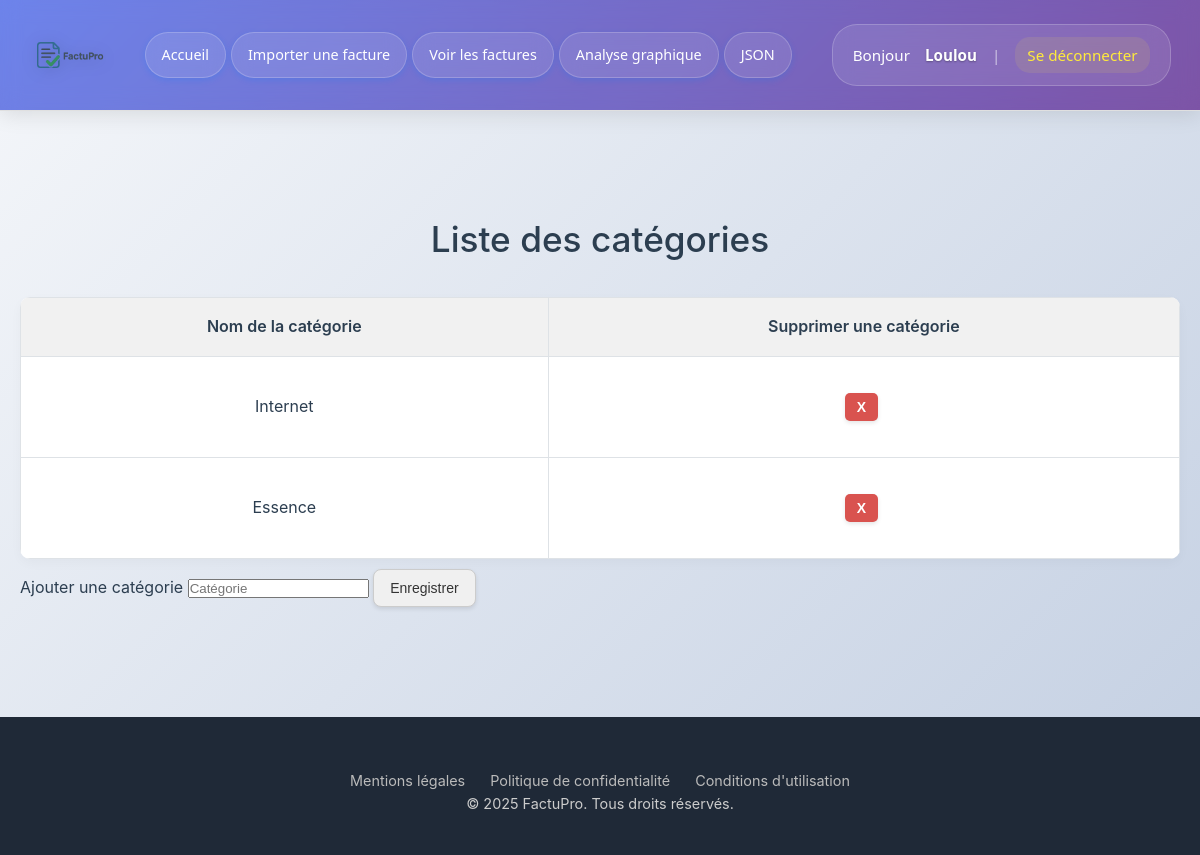
/categorisation (signed in), run on the app's committed database.
### tables this page shows
CREATE TABLE categorisation (id INTEGER PRIMARY KEY AUTOINCREMENT, nom_categories TEXT NOT NULL, utilisateur_id INTEGER);

### app.py (the view)
@app.route('/categorisation')
def afficher_categorisation():
    conn = sqlite3.connect('factures.db')
    conn.row_factory = sqlite3.Row
    c = conn.cursor()
    c.execute('SELECT * FROM categorisation WHERE utilisateur_id = ?', (session['utilisateur_id'],))
    categorisation = c.fetchall()
    conn.close()
    return render_template('categorisation.html', categorisation=categorisation)

### app.py (called while the page is built)
@app.before_request
def verifier_connexion():
    if request.endpoint in ['upload', 'afficher_factures', 'analyse'] and 'utilisateur_id' not in session:
        return redirect(url_for('login'))

@app.context_processor
def injecter_pseudo():
    return {"pseudo": session.get("pseudo")}

### templates/categorisation.html (shortened to what this page needs)
<!DOCTYPE html>
<html lang="fr">
  <head>
    <link rel="stylesheet" href="{{ url_for('static', filename='style.css') }}">
  </head>
  <body>
    {% include 'header.html' %}
    <div class="container">
      <h1>Liste des catégories</h1>
      <table id="table-categories">
        <thead>
            <tr>
                <th>Nom de la catégorie</th>
                <th>Supprimer une catégorie</th>
            </tr>
        </thead>
        <tbody>
          {% for c in categorisation %}
            <tr>
              <td>{{ c['nom_categories'] }}</td>
              <td>
                <form method="POST" action="/supprimer_categorie/{{ c['nom_categories'] }}"onsubmit="return confirm('Confirmer la suppression ?');">
                  <button type="submit" class="danger">X</button>
                </form>
              </td>
            </tr>
          {% endfor %}
        </tbody>
      </table>
 <tr>
    <th>Ajouter une catégorie</th>
</tr>
      <tbody>
  <tr>
    <td>
      <input type="text" class="category-input" placeholder="Catégorie" maxlength="25">
    </td>
  </tr>
</tbody>
<tfoot>
  <tr>
    <td colspan="4" style="text-align:right;">
      <button id="save-categories-btn">Enregistrer</button>
    </td>
  </tr>
</tfoot>
    </div>
    {% include 'footer.html' %}
  </body>
</html>

### static/style.css (style rules this page uses)
body { font-family: 'Segoe UI', sans-serif; background-color: #ff0000; color: #000000; margin: 0; padding: 0; }
h1 { text-align: center; margin-top: 40px; font-weight: 500; }
.container { max-width: 900px; margin: 0 auto; padding: 20px; }
a.button, button { display: inline-block; padding: 10px 20px; background-color: #007BFF; color: white; text-decoration: none; border-radius: 6px; border: none; margin: 10px 5px; cursor: pointer; }
form { text-align: center; margin-bottom: 20px; }
table { width: 100%; border-collapse: collapse; margin-top: 20px; background-color: white; border-radius: 8px; overflow: hidden; }
th, td { padding: 12px; border: 1px solid #dee2e6; text-align: center; }
th { background-color: #f1f1f1; font-weight: 500; }
button, a.button { transition: background-color 0.2s ease; }
.container { max-width: 1200px; margin: 0 auto; padding: 40px 20px; }
h1 { text-align: center; font-size: 2.2em; margin-bottom: 30px; }
table { width: 100%; border-collapse: collapse; background-color: #fff; border-radius: 10px; box-shadow: 0 4px 12px rgba(0, 0, 0, 0.03); overflow: hidden; }
th, td { padding: 16px; border: 1px solid #dee2e6; text-align: center; }
th { background-color: #f1f1f1; font-weight: 600; }
form { display: inline; }
.button, .danger { display: inline-block; padding: 10px 20px; margin-top: 20px; background-color: #007BFF; color: white; text-decoration: none; border: none; border-radius: 6px; font-weight: 600; cursor: pointer; }
.danger { background-color: #dc3545; }
body { font-family: 'Inter', sans-serif; background: linear-gradient(to bottom right, #f9fcff, #edf3f9); margin: 0; padding: 0; color: #1f2d3d; }
.container { max-width: 1240px; margin: 0 auto; padding: 60px 20px 30px; }
* { margin: 0; padding: 0; box-sizing: border-box; }
body { font-family: -apple-system, BlinkMacSystemFont, 'Segoe UI', Roboto, Oxygen, Ubuntu, Cantarell, sans-serif; line-height: 1.6; color: #2c3e50; background: linear-gradient(135deg, #f5f7fa 0%, #c3cfe2 100%); min-height: 100vh; }
button, input[type="checkbox"] + label { background-color: #f0f0f0; color: #333; padding: 10px 16px; border: 1px solid #ccc; border-radius: 8px; font-size: 14px; font-weight: 500; cursor: pointer; transition: all 0.2s ease; box-shadow: 0 2px 4px rgba(0,0,0,0.1); margin: 10px 5px 20px 0; }
button.danger { background-color: #d9534f; color: white; border: none; }
.danger { background: #dc3545; color: #fff; border: none; border-radius: 5px; padding: 6px 12px; cursor: pointer; transition: background 0.3s; }

### templates/header.html (style rules this page uses)
* { margin: 0; padding: 0; box-sizing: border-box; }

### data on the page
categorisation: nom_categories "Internet"
categorisation: nom_categories "Essence"

### other printed values
{{ pseudo }} "Loulou"
